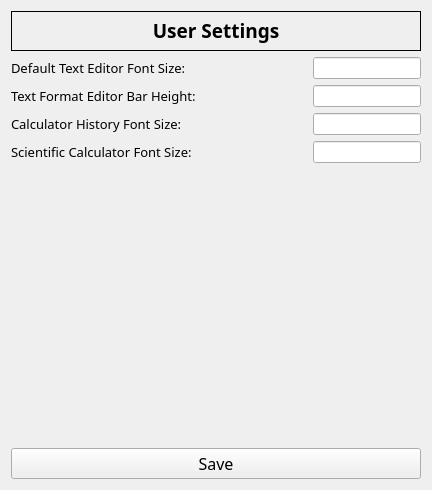
<?xml version="1.0" encoding="UTF-8"?>
<ui version="4.0">
 <class>SettingsWidget</class>
 <widget class="QWidget" name="SettingsWidget">
  <property name="geometry">
   <rect>
    <x>0</x>
    <y>0</y>
    <width>432</width>
    <height>490</height>
   </rect>
  </property>
  <property name="windowTitle">
   <string>Form</string>
  </property>
  <layout class="QVBoxLayout" name="verticalLayout">
   <item>
    <widget class="QLabel" name="title">
     <property name="sizePolicy">
      <sizepolicy hsizetype="Preferred" vsizetype="Maximum">
       <horstretch>0</horstretch>
       <verstretch>0</verstretch>
      </sizepolicy>
     </property>
     <property name="font">
      <font>
       <family>Unispace</family>
       <pointsize>14</pointsize>
       <bold>true</bold>
      </font>
     </property>
     <property name="frameShape">
      <enum>QFrame::Shape::Panel</enum>
     </property>
     <property name="text">
      <string>User Settings</string>
     </property>
     <property name="alignment">
      <set>Qt::AlignmentFlag::AlignHCenter|Qt::AlignmentFlag::AlignTop</set>
     </property>
    </widget>
   </item>
   <item>
    <layout class="QHBoxLayout" name="horizontalLayout">
     <property name="topMargin">
      <number>0</number>
     </property>
     <item>
      <widget class="QLabel" name="label">
       <property name="font">
        <font>
         <family>Unispace</family>
         <pointsize>10</pointsize>
         <bold>false</bold>
        </font>
       </property>
       <property name="text">
        <string>Default Text Editor Font Size:</string>
       </property>
      </widget>
     </item>
     <item>
      <spacer name="horizontalSpacer">
       <property name="orientation">
        <enum>Qt::Orientation::Horizontal</enum>
       </property>
       <property name="sizeHint" stdset="0">
        <size>
         <width>40</width>
         <height>20</height>
        </size>
       </property>
      </spacer>
     </item>
     <item>
      <widget class="QLineEdit" name="textEditorFontSizeEdit">
       <property name="sizePolicy">
        <sizepolicy hsizetype="Fixed" vsizetype="Fixed">
         <horstretch>0</horstretch>
         <verstretch>0</verstretch>
        </sizepolicy>
       </property>
      </widget>
     </item>
    </layout>
   </item>
   <item>
    <layout class="QHBoxLayout" name="horizontalLayout_3">
     <property name="bottomMargin">
      <number>0</number>
     </property>
     <item>
      <widget class="QLabel" name="label_2">
       <property name="font">
        <font>
         <family>Unispace</family>
         <pointsize>10</pointsize>
        </font>
       </property>
       <property name="text">
        <string>Text Format Editor Bar Height:</string>
       </property>
      </widget>
     </item>
     <item>
      <spacer name="horizontalSpacer_2">
       <property name="orientation">
        <enum>Qt::Orientation::Horizontal</enum>
       </property>
       <property name="sizeHint" stdset="0">
        <size>
         <width>40</width>
         <height>20</height>
        </size>
       </property>
      </spacer>
     </item>
     <item>
      <widget class="QLineEdit" name="fmtEditorHeightEdit">
       <property name="sizePolicy">
        <sizepolicy hsizetype="Fixed" vsizetype="Fixed">
         <horstretch>0</horstretch>
         <verstretch>0</verstretch>
        </sizepolicy>
       </property>
      </widget>
     </item>
    </layout>
   </item>
   <item>
    <layout class="QHBoxLayout" name="horizontalLayout_4">
     <property name="bottomMargin">
      <number>0</number>
     </property>
     <item>
      <widget class="QLabel" name="label_3">
       <property name="font">
        <font>
         <family>Unispace</family>
         <pointsize>10</pointsize>
        </font>
       </property>
       <property name="text">
        <string>Calculator History Font Size:</string>
       </property>
      </widget>
     </item>
     <item>
      <spacer name="horizontalSpacer_3">
       <property name="orientation">
        <enum>Qt::Orientation::Horizontal</enum>
       </property>
       <property name="sizeHint" stdset="0">
        <size>
         <width>40</width>
         <height>20</height>
        </size>
       </property>
      </spacer>
     </item>
     <item>
      <widget class="QLineEdit" name="calHistoryFontSizeEdit">
       <property name="sizePolicy">
        <sizepolicy hsizetype="Fixed" vsizetype="Fixed">
         <horstretch>0</horstretch>
         <verstretch>0</verstretch>
        </sizepolicy>
       </property>
      </widget>
     </item>
    </layout>
   </item>
   <item>
    <layout class="QHBoxLayout" name="horizontalLayout_5">
     <property name="bottomMargin">
      <number>0</number>
     </property>
     <item>
      <widget class="QLabel" name="label_4">
       <property name="font">
        <font>
         <family>Unispace</family>
         <pointsize>10</pointsize>
        </font>
       </property>
       <property name="text">
        <string>Scientific Calculator Font Size:</string>
       </property>
      </widget>
     </item>
     <item>
      <spacer name="horizontalSpacer_4">
       <property name="orientation">
        <enum>Qt::Orientation::Horizontal</enum>
       </property>
       <property name="sizeHint" stdset="0">
        <size>
         <width>40</width>
         <height>20</height>
        </size>
       </property>
      </spacer>
     </item>
     <item>
      <widget class="QLineEdit" name="sciCalFontSizeEdit">
       <property name="sizePolicy">
        <sizepolicy hsizetype="Fixed" vsizetype="Fixed">
         <horstretch>0</horstretch>
         <verstretch>0</verstretch>
        </sizepolicy>
       </property>
      </widget>
     </item>
    </layout>
   </item>
   <item>
    <spacer name="verticalSpacer">
     <property name="orientation">
      <enum>Qt::Orientation::Vertical</enum>
     </property>
     <property name="sizeHint" stdset="0">
      <size>
       <width>20</width>
       <height>40</height>
      </size>
     </property>
    </spacer>
   </item>
   <item>
    <widget class="QPushButton" name="saveButton">
     <property name="font">
      <font>
       <family>Unispace</family>
       <pointsize>12</pointsize>
      </font>
     </property>
     <property name="text">
      <string>Save</string>
     </property>
    </widget>
   </item>
  </layout>
 </widget>
 <resources/>
 <connections/>
</ui>
